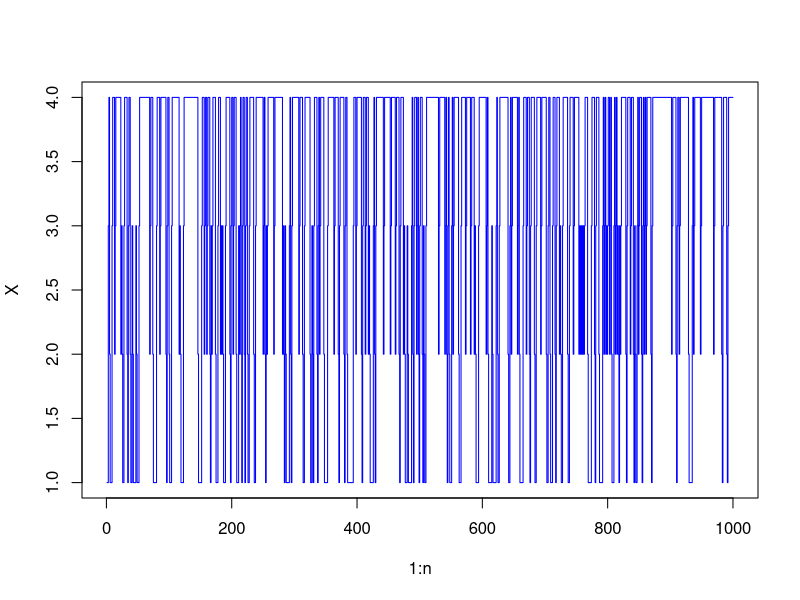
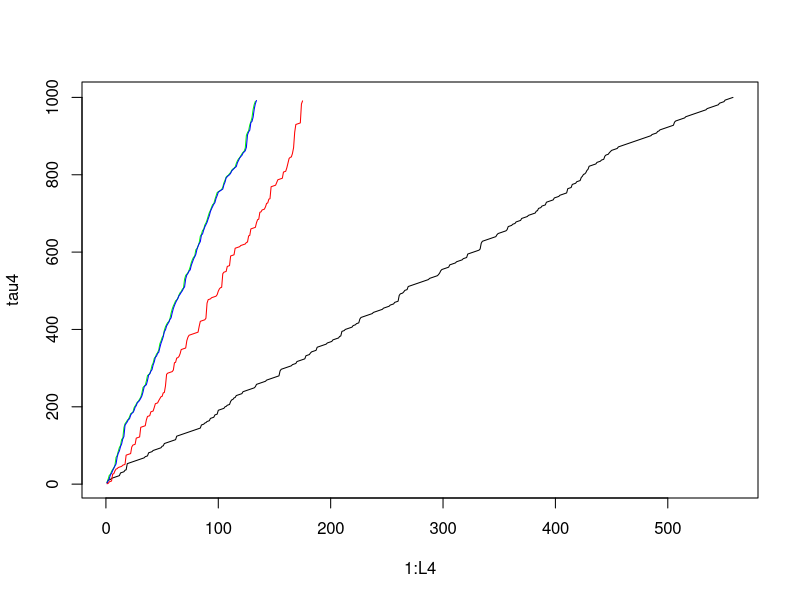
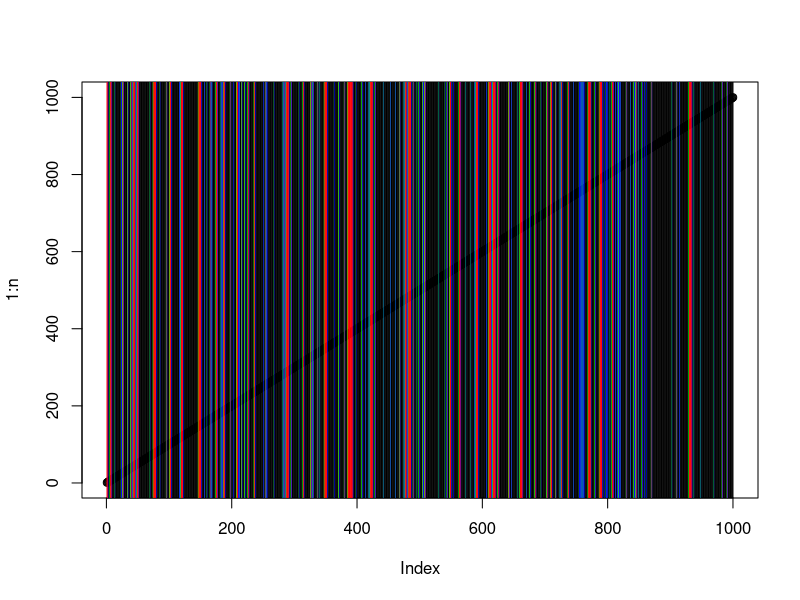
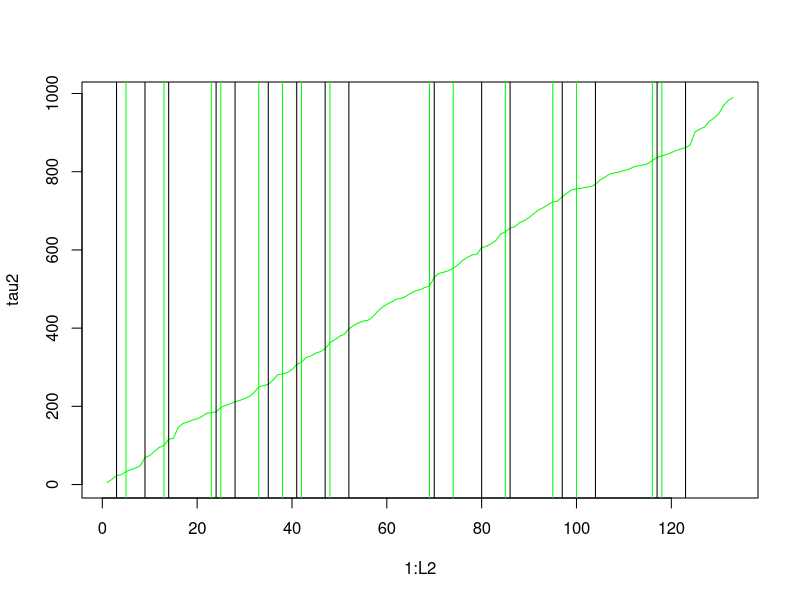
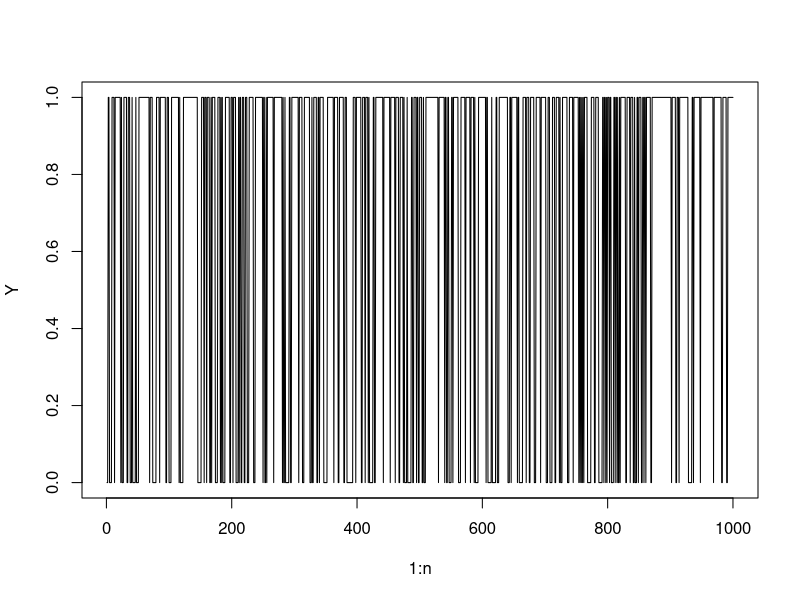

Generate these figures, in order, with R: (Note: this script raises an error after producing the figures.)
init<-rep(0.25,4)
mP<-matrix(0,4,4)
S <-c(1:4)  # state space
mP[1,]<- c(0.62,0.00,0.38,0.00)
mP[2,]<- c(0.55,0.00,0.45,0.00)
mP[3,]<-c(0.00,0.24,0.00,0.76)
mP[4,]<- c(0.00,0.19,0.00,0.81)

rowSums(mP)

n=1000
X = c(rep(0,n+1))
X[1]<-sample(S,1, prob=init )
k=1
for (k in 2:(n+1)) {
    X[k]<-sample(S,1, prob=mP[X[k-1],] )
}
X = X[-1]
plot(1:n, X, type="s", col="blue")

empirical_freq = table(X)/n
piHat = empirical_freq

# f)
mpiHat = matrix(piHat, ncol=4)
delta = abs(mpiHat - (piHat %*% mP))
deltaSum = sum(delta)

stationary_dist = rep(0,4)
for (i in 1:4) {
    e_i = rep(0,4)
    e_i[i] = 1
    e_i = matrix(e_i)
    stationary_dist[i] = abs( mpiHat[i] - ((piHat %*% mP) %*% e_i ) )
}
stationary_dist
sum(stationary_dist)
deltaSum

# g)
#delta = pi - pi*P is close to 0 for n=1000. So piHat is reasonable estimate.

# h)
mP2 = mP %*% mP
mP4 = mP2 %*% mP2
mP8 = mP4 %*% mP4
pi = mP8[1,1:4]
# pi = 0.1969584 0.1336516 0.1357324 0.5336577
# pi close enough when m=8

# i) Find{τ(k), k= 1,...,L}
L<-length(X[X==1])
tau<-order(X)[1:L]

L2=length(X[X==2])
tau2=order(X)[(L+1):(L+L2)]

L3=length(X[X==3])
tau3=order(X)[(L+L2+1):(L+L2+L3)]

L4=length(X[X==4])
tau4=order(X)[(L+L2+L3+1):(L+L2+L3+L4)]

############################
# image 6_1_i_1.jpg
plot(x=1:L4, y=tau4, type="l", col="black")
lines(tau, co="red")
lines(tau2, co="green")
lines(tau3, co="blue")

############################
# image 6_1_i_2.jpg
plot(1:n)
abline(v=tau, col="red")
abline(v=tau2, col="green")
abline(v=tau3, col="blue")
abline(v=tau4, col="black")

############################
#Looking at just event 2 and 3
#They seem to happen with same freq.
#but not always at same time
# either 3 - 4, 3 - 2 or/and 2 - 1
############################
plot(x=1:L2, y=tau2, type="l", col="green")
abline(v=tau2, col="green")
abline(v=tau3, col="black")
##########################

# j)
tau_time = rep(0, L-1)
wait_time = tau[1]
for (i in 2:L) {
    tau_time[i-1] = tau[i] - wait_time
    wait_time = tau[i]
}

#> table(tau_time)
#tau_time
#  1   3   4   5   6   7   8   9  10  11  12  13  14  15  16  17  18  20  21  23  26  33  38 
#126  13   4   9   2   5   5   4   1   4   8   4   2   1   6   2   2   1   1   2   1   2   1 

mean_X0 = sum(tau_time)/(L-1)
#4.742718
#> piHat[1] 
#0.207 
(1/piHat[1] ) - mean_X0
#=0.08819943
# => mean_X0 similar to 1/piHat[1]

# k)
Y<-pmin(pmax(0, X-2),1)
plot(1:n, Y, type='l')

# l)
z = rep(0, n)
z[1] = y[1]
for (i in 2:n) {
    
}




